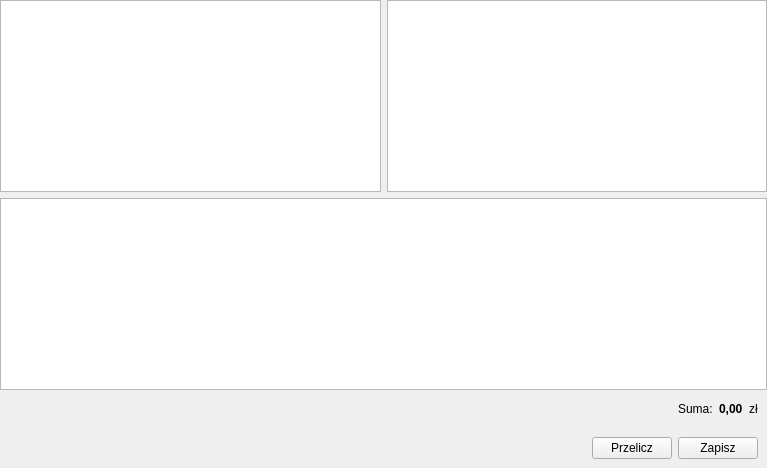
        <widget class="QWidget" name="tab_wysylka">
         <attribute name="title">
          <string>Wysyłka</string>
         </attribute>
         <layout class="QVBoxLayout" name="verticalLayout_15">
          <property name="spacing">
           <number>0</number>
          </property>
          <property name="leftMargin">
           <number>0</number>
          </property>
          <property name="topMargin">
           <number>0</number>
          </property>
          <property name="rightMargin">
           <number>0</number>
          </property>
          <property name="bottomMargin">
           <number>0</number>
          </property>
          <item>
           <widget class="QWidget" name="widget_17" native="true">
            <layout class="QVBoxLayout" name="verticalLayout_21">
             <property name="spacing">
              <number>0</number>
             </property>
             <property name="leftMargin">
              <number>0</number>
             </property>
             <property name="topMargin">
              <number>0</number>
             </property>
             <property name="rightMargin">
              <number>0</number>
             </property>
             <property name="bottomMargin">
              <number>0</number>
             </property>
             <item>
              <widget class="QWidget" name="widget_32" native="true">
               <layout class="QVBoxLayout" name="verticalLayout_14">
                <property name="leftMargin">
                 <number>0</number>
                </property>
                <property name="topMargin">
                 <number>0</number>
                </property>
                <property name="rightMargin">
                 <number>0</number>
                </property>
                <property name="bottomMargin">
                 <number>0</number>
                </property>
                <item>
                 <widget class="QWidget" name="widget_33" native="true">
                  <layout class="QHBoxLayout" name="horizontalLayout_22">
                   <property name="leftMargin">
                    <number>0</number>
                   </property>
                   <property name="topMargin">
                    <number>0</number>
                   </property>
                   <property name="rightMargin">
                    <number>0</number>
                   </property>
                   <property name="bottomMargin">
                    <number>0</number>
                   </property>
                   <item>
                    <widget class="QTableWidget" name="tab_wyliczenia_all_instruktorzy"/>
                   </item>
                   <item>
                    <widget class="QTableWidget" name="tab_wyliczenia_zmiany_instruktorzy"/>
                   </item>
                  </layout>
                 </widget>
                </item>
                <item>
                 <widget class="QTableWidget" name="tab_dane_instruktorzy"/>
                </item>
               </layout>
              </widget>
             </item>
             <item>
              <widget class="QWidget" name="widget_19" native="true">
               <layout class="QHBoxLayout" name="horizontalLayout_11">
                <item>
                 <spacer name="horizontalSpacer_9">
                  <property name="orientation">
                   <enum>Qt::Horizontal</enum>
                  </property>
                  <property name="sizeHint" stdset="0">
                   <size>
                    <width>665</width>
                    <height>20</height>
                   </size>
                  </property>
                 </spacer>
                </item>
                <item>
                 <widget class="QLabel" name="label_16">
                  <property name="text">
                   <string>Suma:</string>
                  </property>
                 </widget>
                </item>
                <item>
                 <widget class="QLabel" name="lab_sumaInstruktorzy">
                  <property name="font">
                   <font>
                    <weight>75</weight>
                    <bold>true</bold>
                   </font>
                  </property>
                  <property name="text">
                   <string>0,00</string>
                  </property>
                 </widget>
                </item>
                <item>
                 <widget class="QLabel" name="label_18">
                  <property name="text">
                   <string>zł</string>
                  </property>
                 </widget>
                </item>
               </layout>
              </widget>
             </item>
             <item>
              <widget class="QWidget" name="widget_18" native="true">
               <layout class="QHBoxLayout" name="horizontalLayout_10">
                <item>
                 <spacer name="horizontalSpacer_10">
                  <property name="orientation">
                   <enum>Qt::Horizontal</enum>
                  </property>
                  <property name="sizeHint" stdset="0">
                   <size>
                    <width>583</width>
                    <height>20</height>
                   </size>
                  </property>
                 </spacer>
                </item>
                <item>
                 <widget class="QPushButton" name="btn_przeliczInstruktorzy">
                  <property name="text">
                   <string>Przelicz</string>
                  </property>
                 </widget>
                </item>
                <item>
                 <widget class="QPushButton" name="btn_zapiszInstruktorzy">
                  <property name="text">
                   <string>Zapisz</string>
                  </property>
                 </widget>
                </item>
               </layout>
              </widget>
             </item>
            </layout>
           </widget>
          </item>
         </layout>
        </widget>
